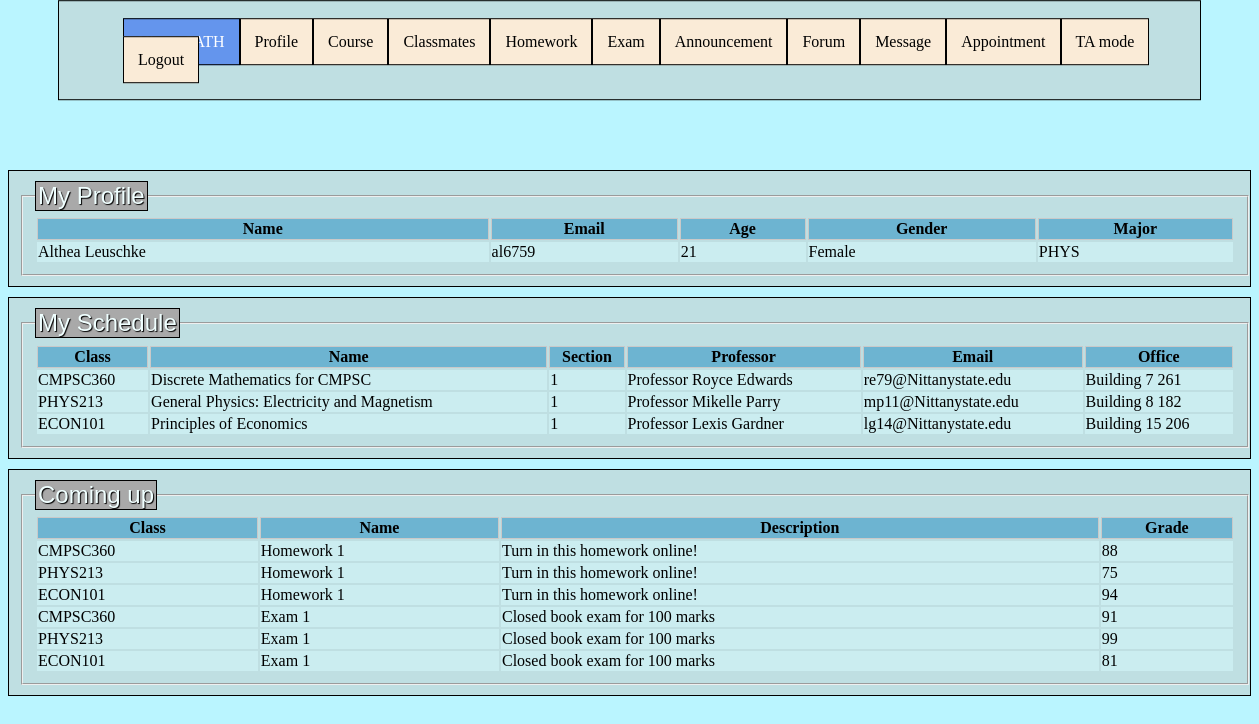
Screenshot of /TA (signed in) with the database file from the repository.
### tables this page shows
CREATE TABLE TA(semail VARCHAR(8) NOT NULL PRIMARY KEY, password VARCHAR(16) NOT NULL, honorific VARCHAR(4), firstname VARCHAR(16) NOT NULL, lastname VARCHAR(16) NOT NULL, degree VARCHAR(4), generation VARCHAR(4), age INTEGER, gender VARCHAR(4), major VARCHAR(6), street VARCHAR(50), phone VARCHAR(16), zipcode INTEGER, teachingID INTEGER);

CREATE TABLE Professors(pemail VARCHAR(8) NOT NULL PRIMARY KEY, password VARCHAR(16) NOT NULL, firstname VARCHAR(16) NOT NULL, lastname VARCHAR(16) NOT NULL, age INTEGER, gender VARCHAR(4), office_building VARCHAR(3), office_num VARCHAR(16), did VARCHAR(5), title VARCHAR(16));

CREATE TABLE Courses(cid VARCHAR(12) PRIMARY KEY, cname VARCHAR(49), cdesc VARCHAR(99), semid INTEGER, FOREIGN KEY (semid) REFERENCES Semesters ON DELETE CASCADE);

CREATE TABLE Enrolls(semail VARCHAR(8), cid VARCHAR(12), sec_no INTEGER, FOREIGN KEY (semail) REFERENCES Posts ON DELETE CASCADE);

CREATE TABLE Homeworks(cid VARCHAR(12), sec_no INTEGER, hw_no INTEGER, hwdesc VARCHAR(99));

CREATE TABLE Homeworks_grade(semail VARCHAR(8), cid VARCHAR(12), sec_no INTEGER, hw_no INTEGER, grade INTEGER,FOREIGN KEY (hw_no) REFERENCES Homeworks ON DELETE CASCADE);

CREATE TABLE Exams(cid VARCHAR(12), sec_no INTEGER, exam_no INTEGER, examdesc VARCHAR(99));

CREATE TABLE Exams_grade(semail VARCHAR(8), cid VARCHAR(12), sec_no INTEGER, exam_no INTEGER, grade INTEGER,FOREIGN KEY (exam_no) REFERENCES Exams ON DELETE CASCADE);

### app.py (the view)
@app.route('/TA', methods=['POST', 'GET'])
def mainTA():
    error = None
    connection = sql.connect('database.db')
    cursor = connection.execute(
        'SELECT S.firstname, S.lastname, S.semail, S.age, S.gender, S.major FROM TA S WHERE ? = S.semail AND ? = S.password;',
        (myid, mypw))
    myinfo = cursor.fetchall()
    mygender = None
    if myinfo[0][4] == 'F':
        mygender = 'Female'
    elif myinfo[0][4] == 'M':
        mygender = 'Male'
    changemyinfo = [myinfo[0][0] + ' ' + myinfo[0][1], myinfo[0][2], myinfo[0][3], mygender, myinfo[0][5]]
    setinfo = [(None, None, None, None, None)]
    setinfo[0] = changemyinfo
    cursor1 = connection.execute('SELECT C.cid, C.cname, Sec.sec_no, P.firstname, P.lastname, P.pemail, P.office_num, P.office_building '
                                 'FROM TA S, Enrolls E, Sections Sec, Courses C, Professor_teach PT, Professors P '
                                 'WHERE ? = S.semail AND ? = S.password AND S.semail = E.semail AND E.sec_no = Sec.sec_no '
                                 'AND Sec.cid = C.cid AND C.cid = E.cid AND Sec.Teaching_team_id = PT.Teaching_team_id AND PT.pemail = P.pemail;',
                                 (myid, mypw))
    myschedule = cursor1.fetchall()
    setschedule = []  # append
    for set in myschedule:
        profname = 'Professor ' + set[3] + ' ' + set[4]
        profemail = set[5] + '@Nittanystate.edu'
        setschedule.append([set[0], set[1], set[2], profname, profemail, set[6] + ' ' + set[7]])
    cursor = connection.execute('SELECT E.cid, H.hw_no, H.hwdesc, HG.grade '
                                'FROM TA S, Enrolls E, Homeworks H, Homeworks_grade HG '
                                'WHERE ? = S.semail AND ? = S.password AND S.semail = E.semail AND E.sec_no = H.sec_no AND E.cid = H.cid '
                                'AND S.semail = HG.semail AND H.cid = HG.cid AND H.sec_no = HG.sec_no AND H.hw_no = HG.hw_no;',
                                (myid, mypw))
    myhwdue = cursor.fetchall()
    cursor = connection.execute('SELECT E.cid, Ex.exam_no, Ex.examdesc, ExG.grade '
                                'FROM TA S, Enrolls E, Exams Ex, Exams_grade ExG '
                                'WHERE ? = S.semail AND ? = S.password AND S.semail = E.semail AND E.sec_no = Ex.sec_no AND E.cid = Ex.cid '
                                'AND S.semail = ExG.semail AND E.cid = ExG.cid AND Ex.sec_no = ExG.sec_no AND Ex.exam_no = ExG.exam_no;',
                                (myid, mypw))
    myexam = cursor.fetchall()
    mydue = []
    for set in myhwdue:
        tempname = 'Homework ' + str(set[1])
        tempset = [set[0], tempname, set[2], set[3]]
        mydue.append(tempset)
    for set in myexam:
        tempname = 'Exam ' + str(set[1])
        tempset = [set[0], tempname, set[2], set[3]]
        mydue.append(tempset)
    if setinfo:
        return render_template('main_TA.html', error=error, myinfo=setinfo, myschedule=setschedule, mydue=mydue)
    else:
        error = 'invalid input name'
    return render_template('main_TA.html', error=error)

### templates/main_TA.html (shortened to what this page needs)
<!DOCTYPE html>
<html lang="en">
<head>
</head>
<body>
    <div class="nav">
        <fieldset style="border:0 none">
             <ul>
                <li><a href="/TA" style="background-color: cornflowerblue; color:white; border: 1px solid black;">NittanyPATH</a></li>
                <li><a href="/profileTA">Profile</a></li>
                <li><a href="/courseTA">Course</a></li>
                <li><a href="/classmatesTA">Classmates</a></li>
                <li><a href="/homeworkTA">Homework</a></li>
                <li><a href="/examTA">Exam</a></li>
                <li><a href="/announcementsTA">Announcement</a></li>
                <li><a href="/forumTA">Forum</a></li>
                <li><a href="/inboxTA">Message</a></li>
                <li><a href="/appointmentTA">Appointment</a></li>
                <li><a class="only" href="/TATA">TA mode</a></li>
                <li><a href="/login">Logout</a></li>
             </ul>
        </fieldset>
    </div>
    <div class="profile">
        <fieldset>
            <legend>My Profile</legend>
                <table>
                <tr>
                    <th scope="cabbr"> Name</th>
                    <th scope="cname"> Email</th>
                    <th scope="snum"> Age</th>
                    <th scope="pname"> Gender</th>
                    <th scope="day"> Major</th>
                </tr>
                <tbody>
                {% for Name, Email, Age, Gender, Major in myinfo %}
                    <tr>
                        <td> {{ Name }} </td>
                        <td> {{ Email }} </td>
                        <td> {{ Age }} </td>
                        <td> {{ Gender }} </td>
                        <td> {{ Major }} </td>
                    </tr>
                {% endfor %}
                </tbody>
                </table>
        </fieldset>
    </div>
    <div class="schedule">
        <fieldset>
            <legend>My Schedule</legend>
                <table>
                <tr>
                    <th scope="cabbr"> Class</th>
                    <th scope="cname"> Name</th>
                    <th scope="snum"> Section</th>
                    <th scope="pname"> Professor</th>
                    <th scope="day"> Email</th>
                    <th scope="time"> Office</th>
                </tr>
                <tbody>
                {% for cabbr, cname, snum, pname, email, office in myschedule %}
                    <tr>
                        <td> {{ cabbr }} </td>
                        <td> {{ cname }} </td>
                        <td> {{ snum }} </td>
                        <td> {{ pname }} </td>
                        <td> {{ email }} </td>
                        <td> {{ office }} </td>
                    </tr>
                {% endfor %}
                </tbody>
                </table>
        </fieldset>
    </div>
    <div class="comingup">
        <fieldset>
            <legend>Coming up</legend>
            <table>
                <tr>
                    <th scope="cname"> Class</th>
                    <th scope="dname"> Name</th>
                    <th scope="desc"> Description</th>
                    <th scope="grade">Grade</th>
                </tr>
                <tbody>
                {% for cname, dname, desc, grade in mydue %}
                    <tr>
                        <td> {{ cname }} </td>
                        <td> {{ dname }} </td>
                        <td> {{ desc }} </td>
                        <td> {{ grade }} </td>
                    </tr>
                {% endfor %}
                </tbody>
            </table>
        </fieldset>
    </div>
</body>
</html>

### rows the page displays
TA: Name "Althea Leuschke", semail "al6759", age "21", Gender "Female", major "PHYS"
Professors: cid "CMPSC360", cname "Discrete Mathematics for CMPSC", snum "1", pname "Professor Royce Edwards", email "re79@Nittanystate.edu", office "Building 7 261"
Professors: cid "PHYS213", cname "General Physics: Electricity and Magnetism", snum "1", pname "Professor Mikelle Parry", email "mp11@Nittanystate.edu", office "Building 8 182"
Professors: cid "ECON101", cname "Principles of Economics", snum "1", pname "Professor Lexis Gardner", email "lg14@Nittanystate.edu", office "Building 15 206"
Enrolls: cid "CMPSC360", dname "Homework 1", hwdesc "Turn in this homework online!", grade "88", dname "Exam 1", examdesc "Closed book exam for 100 marks", grade "91"
Enrolls: cid "PHYS213", dname "Homework 1", hwdesc "Turn in this homework online!", grade "75", dname "Exam 1", examdesc "Closed book exam for 100 marks", grade "99"
Enrolls: cid "ECON101", dname "Homework 1", hwdesc "Turn in this homework online!", grade "94", dname "Exam 1", examdesc "Closed book exam for 100 marks", grade "81"
